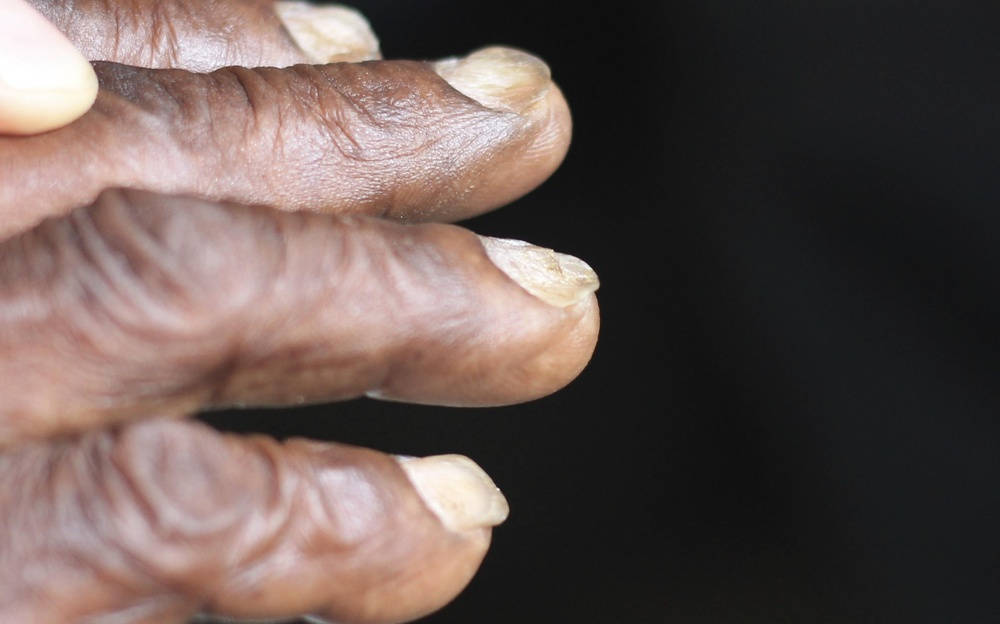
#> input picture data/debug_roi/test_koilonychia_original.jpg, 1000 x 624 px, shrunk from 2713 x 1694 before the run
$ python -i image_quality.py   (imports and definitions only)   (older library calls are emulated)
#> lines starting #> are read from the running program, lines starting #| are printed output that depends on the picture; after the words box and inside, x2 and y2 are one past the last pixel; in counts of white or black regions, pixels touching at a corner belong together
#> further down, picture is the input picture: PIL image 1000x624 RGB; mean R, G, B 102.3, 86.8, 82.7
"""
Medical-AI Image Quality Assessment Module.

Enforces clinical data-quality criteria before diagnostic analysis:
1. Spatial resolution check (minimum 128x128 pixels)
2. Optical blur / defocus check (Laplacian variance on grayscale nail ROI)
3. Luminance / illumination exposure check (underexposure <40, overexposure >230)
4. Specular glare / flash reflection check (blown-out highlights >250 intensity)
5. Nail polish / artificial pigment coverage (non-physiological color saturation)
"""

from typing import Any, Dict, Tuple
import cv2
import numpy as np
from PIL import Image

from anemia_ai.config.constants import (
    BLUR_LAPLACIAN_VAR_THRESHOLD,
    GLARE_PIXEL_RATIO_MAX,
    MIN_IMAGE_HEIGHT,
    MIN_IMAGE_WIDTH,
    NON_PHYSIOLOGICAL_SATURATION_MAX,
    OVEREXPOSURE_THRESHOLD,
    UNDEREXPOSURE_THRESHOLD,
)
from anemia_ai.core.interfaces import BaseQualityChecker


def assess_image_quality(img: Image.Image) -> Tuple[bool, str, Dict[str, Any]]:
    """
    Evaluates whether an input image meets minimum clinical quality standards.

    Args:
        img: Input PIL Image (full frame or cropped nail ROI).

    Returns:
        (passed: bool, message: str, metrics: Dict[str, Any])
    """
    w, h = img.size
#> w = 1000; h = 624

    # 1. Spatial Resolution Check
    if w < MIN_IMAGE_WIDTH or h < MIN_IMAGE_HEIGHT:
        return (
            False,
            "Image unsuitable for assessment. Image resolution is too low.",
            {
                "width": w,
                "height": h,
                "error_type": "low_resolution",
                "threshold": f"Minimum {MIN_IMAGE_WIDTH}x{MIN_IMAGE_HEIGHT}",
            },
        )

    img_rgb = np.array(img.convert("RGB"))
    gray = cv2.cvtColor(img_rgb, cv2.COLOR_RGB2GRAY)
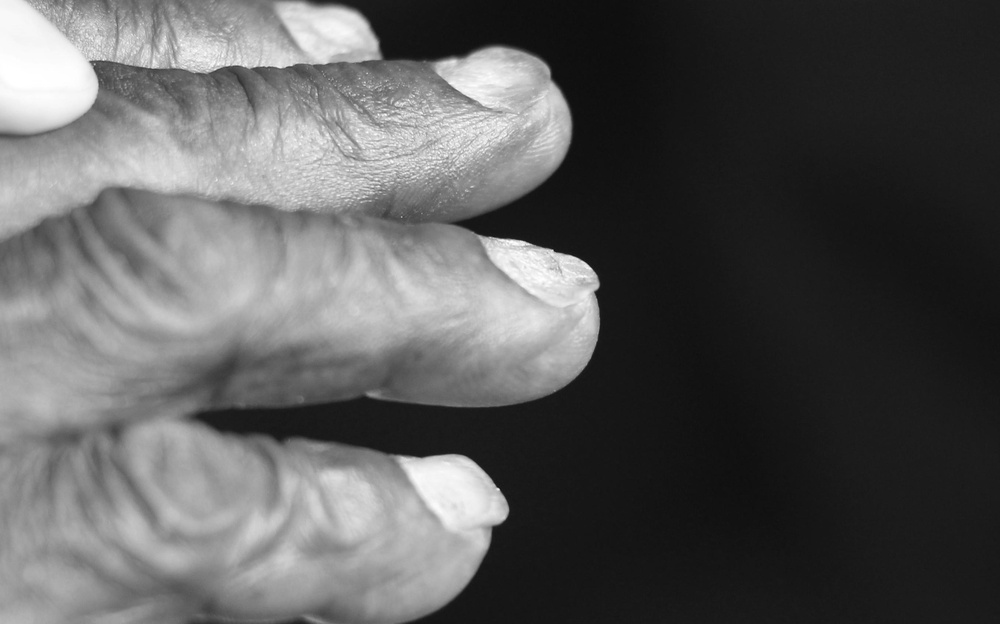
#> gray: shape (624, 1000); min 13, max 255, mean 91
    hsv = cv2.cvtColor(img_rgb, cv2.COLOR_RGB2HSV)
#> hsv: shape (624, 1000, 3); mean H, S, V 41.1, 37.7, 102.9

    # 2. Optical Blur / Defocus Check
    laplacian_var = float(cv2.Laplacian(gray, cv2.CV_64F).var())
#> laplacian_var = 99.97
    if laplacian_var < BLUR_LAPLACIAN_VAR_THRESHOLD:
        return (
            False,
            "Image unsuitable for assessment. Image is blurry. Please hold steady and tap to focus.",
            {
                "laplacian_variance": round(laplacian_var, 2),
                "threshold": BLUR_LAPLACIAN_VAR_THRESHOLD,
                "error_type": "severe_blur",
            },
        )

    # 3. Luminance / Illumination Exposure Check
    mean_luminance = float(np.mean(gray))
#> mean_luminance = 90.96
    if mean_luminance < UNDEREXPOSURE_THRESHOLD:
        return (
            False,
            "Image unsuitable for assessment. Lighting is too dark. Please capture in brighter lighting.",
            {
                "mean_luminance": round(mean_luminance, 2),
                "threshold": UNDEREXPOSURE_THRESHOLD,
                "error_type": "underexposed",
            },
        )
    if mean_luminance > OVEREXPOSURE_THRESHOLD:
        return (
            False,
            "Image unsuitable for assessment. Image is washed out / overexposed.",
            {
                "mean_luminance": round(mean_luminance, 2),
                "threshold": OVEREXPOSURE_THRESHOLD,
                "error_type": "overexposed",
            },
        )

    # 4. Specular Glare / Flash Reflection Check
    glare_mask = gray >= 250
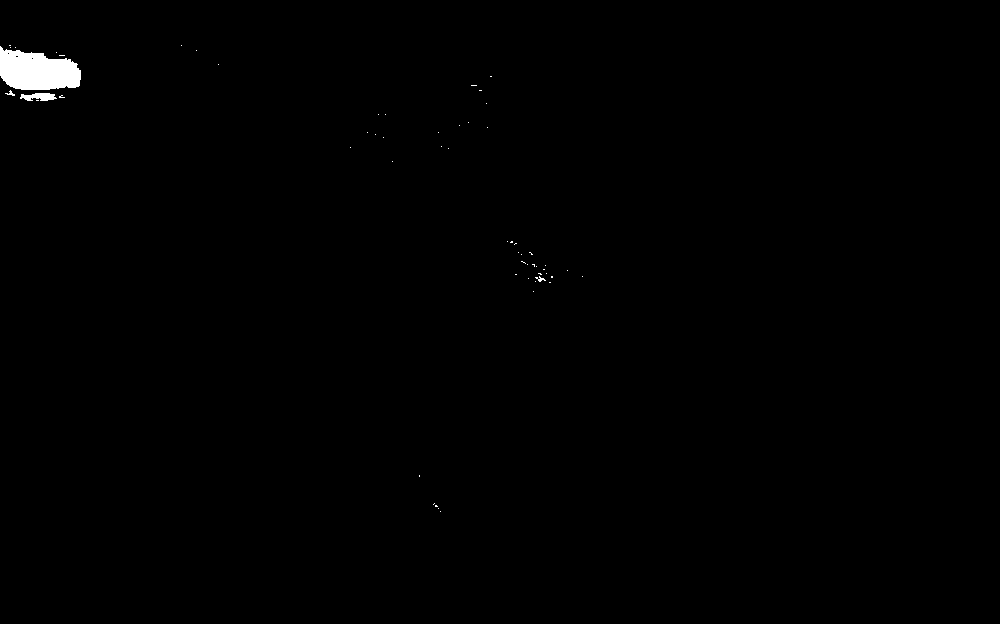
#> glare_mask: shape (624, 1000) bool; 0.48% white; 58 white regions (54 under 20 px), largest, box (x1, y1, x2, y2) and area: (0, 46, 81, 90) 2619, (20, 93, 57, 101) 207, (535, 276, 546, 282) 27, (5, 90, 15, 96) 24
    glare_ratio = float(np.sum(glare_mask) / gray.size)
#> glare_ratio = 0.00479
    if glare_ratio > GLARE_PIXEL_RATIO_MAX:
        return (
            False,
            "Image unsuitable for assessment. Excessive glare or light reflection on nail surface.",
            {
                "glare_ratio": round(glare_ratio, 4),
                "max_ratio": GLARE_PIXEL_RATIO_MAX,
                "error_type": "excessive_glare",
            },
        )

    # 5. Nail Polish / Non-physiological Pigment Check
    hues = hsv[:, :, 0]
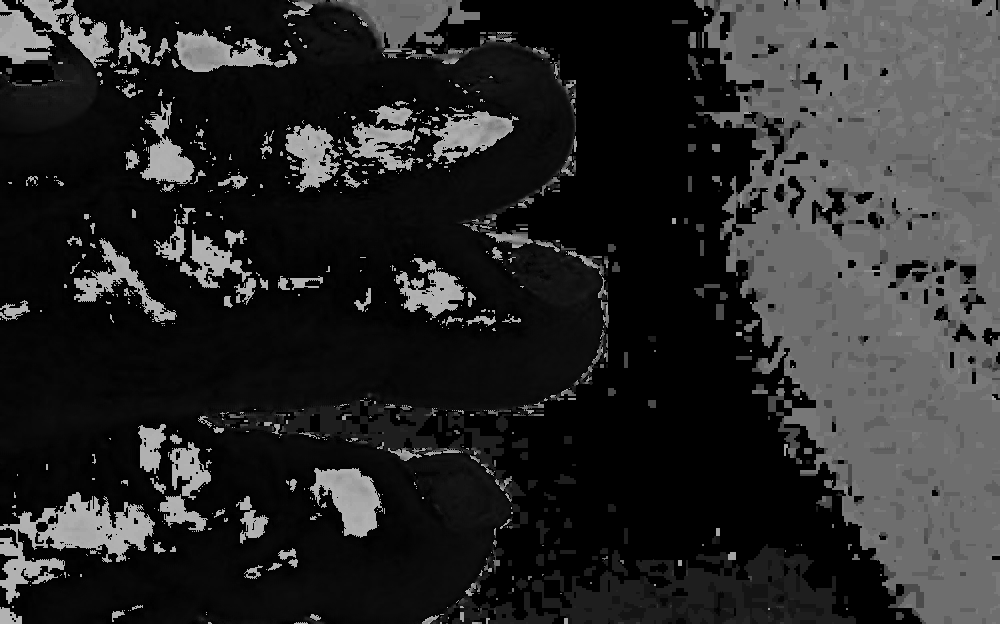
#> hues: shape (624, 1000); min 0, max 179, mean 41.1
    sats = hsv[:, :, 1]
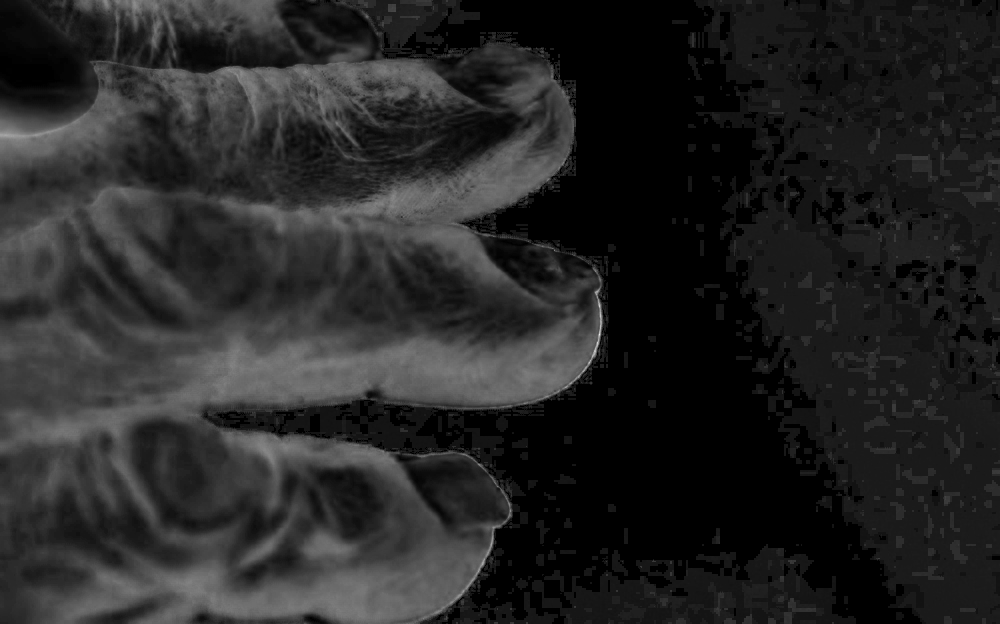
#> sats: shape (624, 1000); min 0, max 237, mean 37.7
    unnatural_color_mask = ((hues > 35) & (hues < 140)) & (sats > 100)
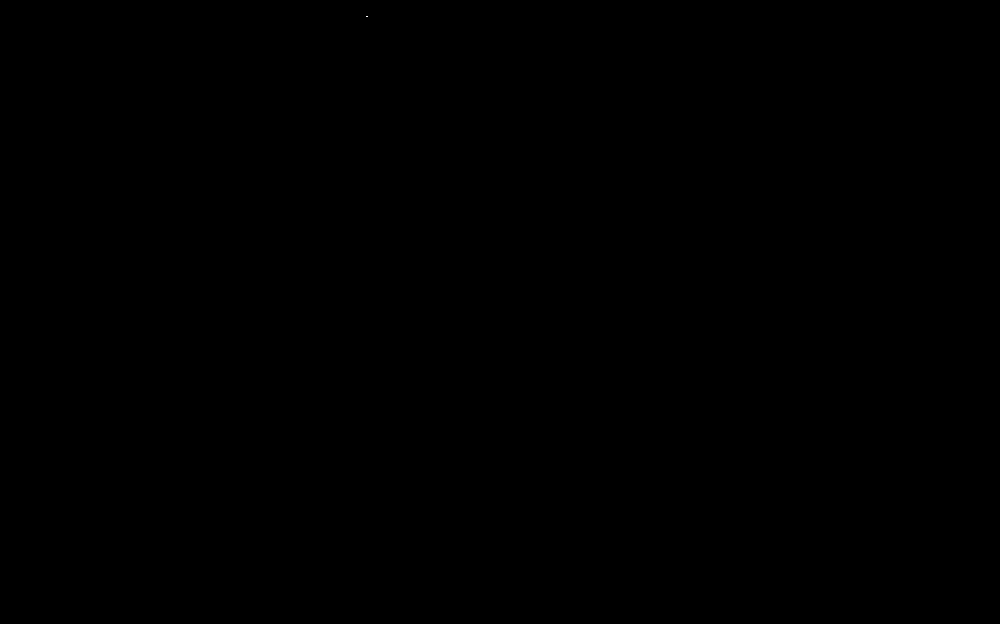
#> unnatural_color_mask: shape (624, 1000) bool; 0% white in thin lines or dots, all inside (x1, y1, x2, y2) = (366, 16, 368, 17)
    unnatural_ratio = float(np.sum(unnatural_color_mask) / hues.size)
#> unnatural_ratio = 3.21e-06
    if unnatural_ratio > NON_PHYSIOLOGICAL_SATURATION_MAX:
        return (
            False,
            "Image unsuitable for assessment. Colored nail polish or artificial pigment detected.",
            {
                "unnatural_color_ratio": round(unnatural_ratio, 4),
                "max_allowed": NON_PHYSIOLOGICAL_SATURATION_MAX,
                "error_type": "nail_polish_detected",
            },
        )

    metrics = {
        "width": w,
        "height": h,
        "laplacian_variance": round(laplacian_var, 2),
        "mean_luminance": round(mean_luminance, 2),
        "glare_ratio": round(glare_ratio, 4),
        "unnatural_color_ratio": round(unnatural_ratio, 4),
    }
#> metrics = {'width': 1000, 'height': 624, 'laplacian_variance': 99.97, 'mean_luminance': 90.96, 'glare_ratio': 0.0048, 'unnatural_color_ratio': 0}
    return True, "Image quality acceptable for clinical screening.", metrics


class ImageQualityChecker(BaseQualityChecker):
    """Object-oriented quality assurance checker."""

    def assess(self, image: Image.Image) -> Tuple[bool, str, Dict[str, Any]]:
        return assess_image_quality(image)

>>> from PIL import Image
>>> picture = Image.open('../../../data/debug_roi/test_koilonychia_original.jpg')
>>> result = assess_image_quality(picture)
